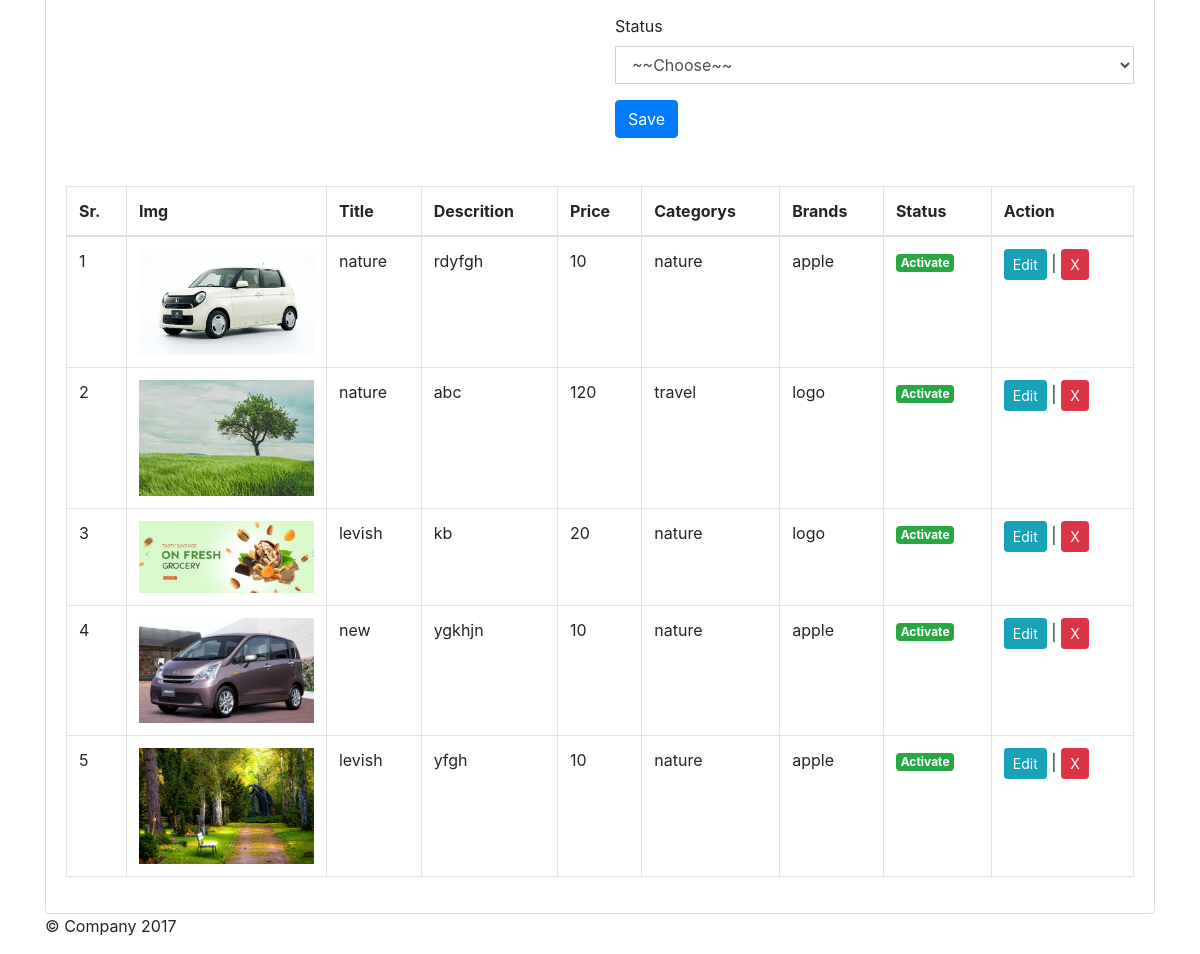
The page /admin/index.php?nav=add_images (signed in, lower part) on the database as committed earlier.
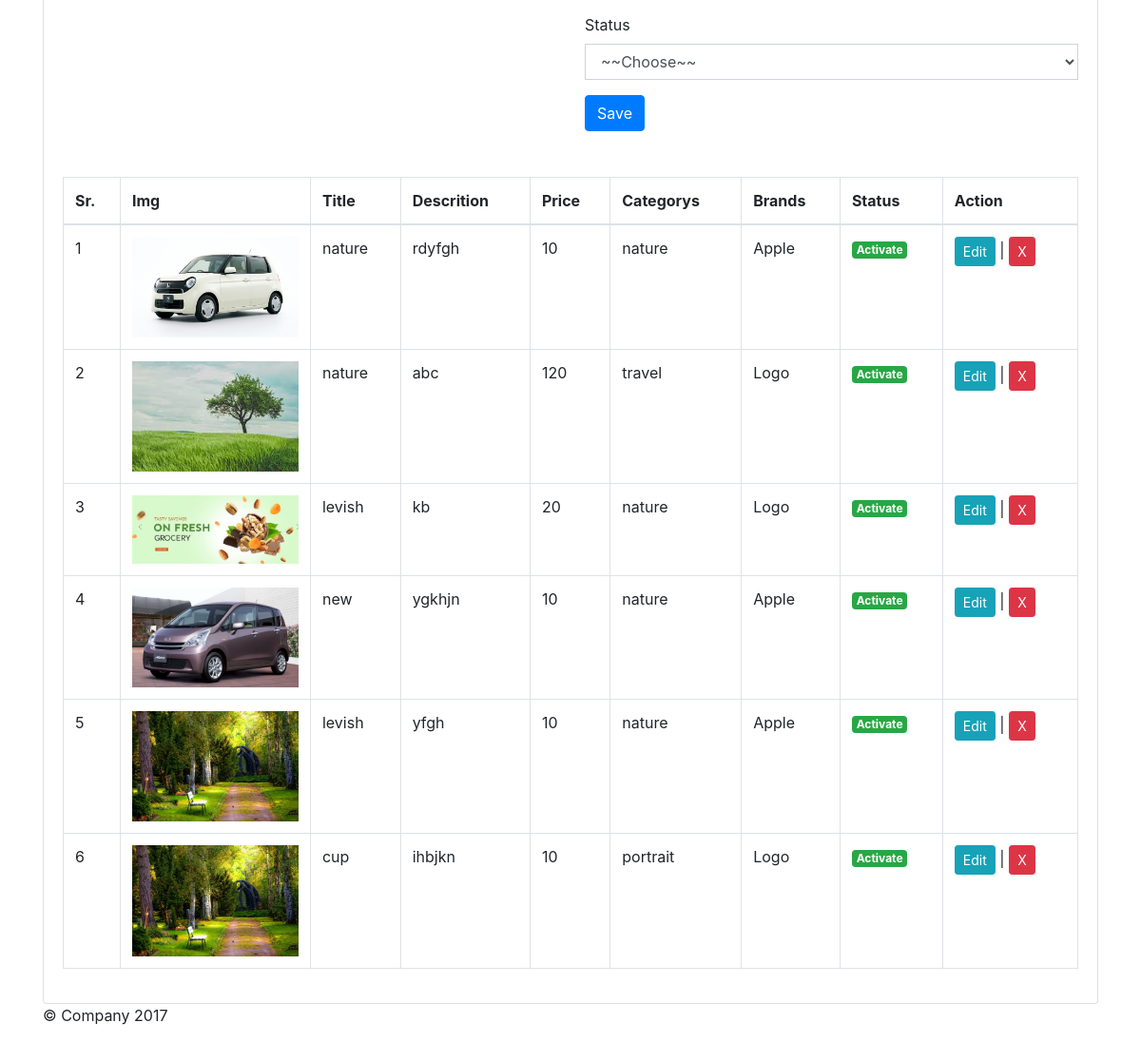
The same page on the database as committed later.
### tables this page shows
CREATE TABLE `images` (
  `img_id` int(11) NOT NULL,
  `img_title` varchar(255) NOT NULL,
  `img_description` varchar(255) NOT NULL,
  `img_price` varchar(255) NOT NULL,
  `cate_id` varchar(255) NOT NULL,
  `brand_id` varchar(255) NOT NULL,
  `img_sts` varchar(255) NOT NULL,
  `img_file` text NOT NULL,
  `admin_id` varchar(255) NOT NULL,
  `contr_id` varchar(255) NOT NULL,
  `img_timestamp` timestamp NOT NULL DEFAULT current_timestamp()
);

CREATE TABLE `categories` (
  `cate_id` int(11) NOT NULL,
  `cate_name` varchar(255) NOT NULL,
  `cate_sts` varchar(255) NOT NULL,
  `cate_timestamp` timestamp NOT NULL DEFAULT current_timestamp()
);

CREATE TABLE `brands` (
  `brand_id` int(11) NOT NULL,
  `brand_name` varchar(255) NOT NULL,
  `brand_sts` varchar(255) NOT NULL,
  `brand_timestamp` timestamp NOT NULL DEFAULT current_timestamp()
);

### admin/pages/add_images.php (the view, shortened to what this page needs)
<div class="card">
	<div class="card-body">
		<p class="card-text">
			<div class="row">
				<div class="col-sm-6">
				</div>
				<div class="col-sm-6">
					<div class="form-group">
						<label for="">Status</label>
						<select name="img_sts" id="img_sts" class="form-control img_sts">
							<option value="">~~Choose~~</option>
						</select>
					</div>
					<button type="submit" id="saveData" name="image_data" class="btn btn-primary">Save</button>
				</div>
				</div>
					<br><br>
					<div id="Reload">
					<table class="table table-bordered">
						<thead>
							<tr>
								<th>Sr.</th>
								<th style="width: 200px">Img</th>
								<th>Title</th>
								<th>Descrition</th>
								<th>Price</th>
								<th>Categorys</th>
								<th>Brands</th>
								<th>Status</th>
								<th>Action</th>
							</tr>
						</thead>
						<tbody>
							<?php
								$x = 1;
								@$id = $_GET['contr_id'];
								if ($id == "") {
									$q = get($dbc,"images");
								}else{
									$q = get($dbc,"images WHERE contr_id = $id");
								}
								while ($r = mysqli_fetch_assoc($q)):?>
							<tr>
								<td><?=$x?></td>
								<?php
									if ($r['contr_id'] == "") {
										$src = 'uploads/';
									}else{
										$src = '../contributor/uploads/';
									}
								?>
								<td><img style="width: 100%" src="<?=$src?>/<?=$r['img_file']?>" alt=""></td>
								<td><?=$r['img_title']?></td>
								<td><?=$r['img_description']?></td>
								<td><?=$r['img_price']?></td>
								<td><?=fetchRecord($dbc,"categories","cate_id",$r['cate_id'])['cate_name'];?></td>
								<td><?=fetchRecord($dbc,"brands","brand_id",$r['brand_id'])['brand_name'];?></td>
								<td><?=isActive($r['img_sts'])?></td>
								<td><button class="btn btn-info btn-sm update" id="<?=$r['img_id']?>">Edit</button> |
								<button class="show-example-btn btn btn-danger delete btn-sm" onclick="DeleteData(<?=$r['img_id']?>)">X</button></td>
						      </tr>
					 <?php $x++; endwhile;?>
				</tbody>
			</table>
		   </div>
		</p>
	</div>
</div>

### connect/db.php (shortened to what this page needs)
<?php function isActive($data){
  return ($data==1)?'<span class="badge badge-success">Activate</span>':'<span class="badge badge-danger">Deactivated</span>';
} ?>
<?php
function get($dbc,$table){
return mysqli_query($dbc,"SELECT * FROM $table");
}
?>
<?php
function fetchRecord($dbc,$table,$fld,$data){
return  mysqli_fetch_assoc(mysqli_query($dbc,"SELECT * FROM $table WHERE $fld='$data'"));
} ?>

Rows that differ between the two databases and show on the page:
changed through a linked row, images "rdyfgh": brand.brand_name "apple" → "Apple"
changed through a linked row, images "abc": brand.brand_name "logo" → "Logo"
changed through a linked row, images "kb": brand.brand_name "logo" → "Logo"
changed through a linked row, images "new": brand.brand_name "apple" → "Apple"
changed through a linked row, images "yfgh": brand.brand_name "apple" → "Apple"
added images: img_file (picture), img_title "cup", img_description "ihbjkn", img_price "10", cate.cate_name "portrait", brand.brand_name "Logo", img_sts "Activate"
